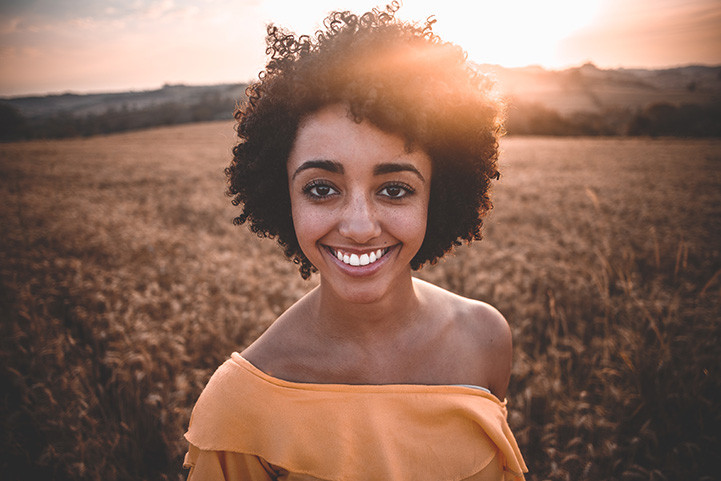
#> input picture test.jpg, 721 x 481 px
$ jupyter execute test_face_detection.ipynb   (shell and % lines are left out)
#> lines starting #> are read from the running program, lines starting #| are printed output that depends on the picture; after the words box and inside, x2 and y2 are one past the last pixel; in counts of white or black regions, pixels touching at a corner belong together
[cell 1]
import cv2
import sys
from matplotlib import pyplot as plt

[cell 2]
face_cascade = cv2.CascadeClassifier(cv2.data.haarcascades +"haarcascade_frontalface_default.xml")
img = cv2.imread('./test.jpg')
#> img is the input picture: shape (481, 721, 3); mean B, G, R 91.8, 107, 140.5

plt.imshow(cv2.cvtColor(img, cv2.COLOR_BGR2RGB))
plt.show()

[cell 3]
gray = cv2.cvtColor(img, cv2.COLOR_BGR2GRAY)
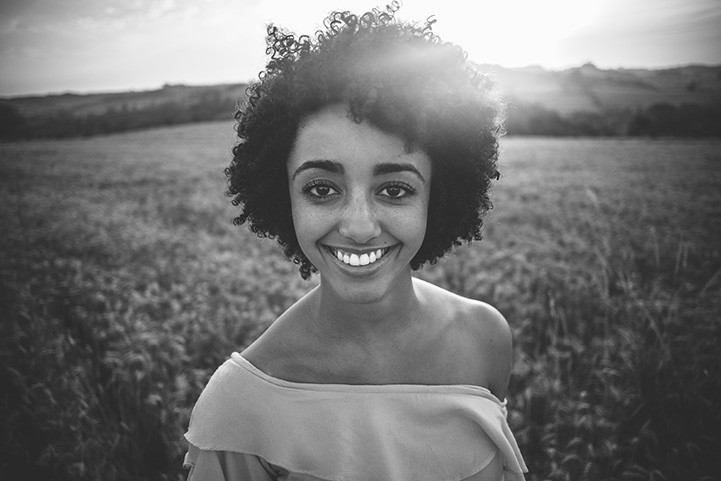
#> gray: shape (481, 721); min 17, max 255, mean 115.3
plt.imshow(cv2.cvtColor(gray, cv2.COLOR_BGR2RGB))
plt.show()

[cell 4]
faces = face_cascade.detectMultiScale(gray, 1.1, 4)
#> faces = [[265, 114, 186, 186]]
print(faces)
#| [[265 114 186 186]]

[cell 5]
for x, y, w, h in faces:
    cv2.rectangle(img, (x, y), (x+w, y+h), (255, 0, 0), 2)
#> this loop made 1 pass
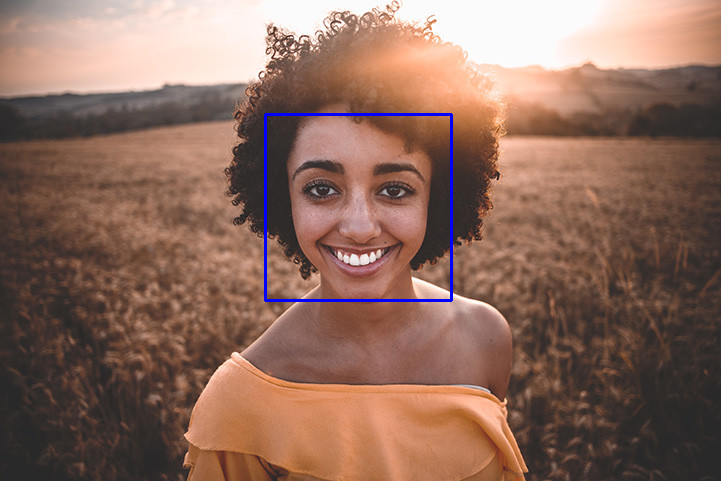
#> img: shape (481, 721, 3); 0.64% of pixels changed, all inside (x1, y1, x2, y2) = (264, 113, 453, 302)

plt.imshow(cv2.cvtColor(img, cv2.COLOR_BGR2RGB))
plt.show()

$ run again, with friends1.jpg copied over test.jpg
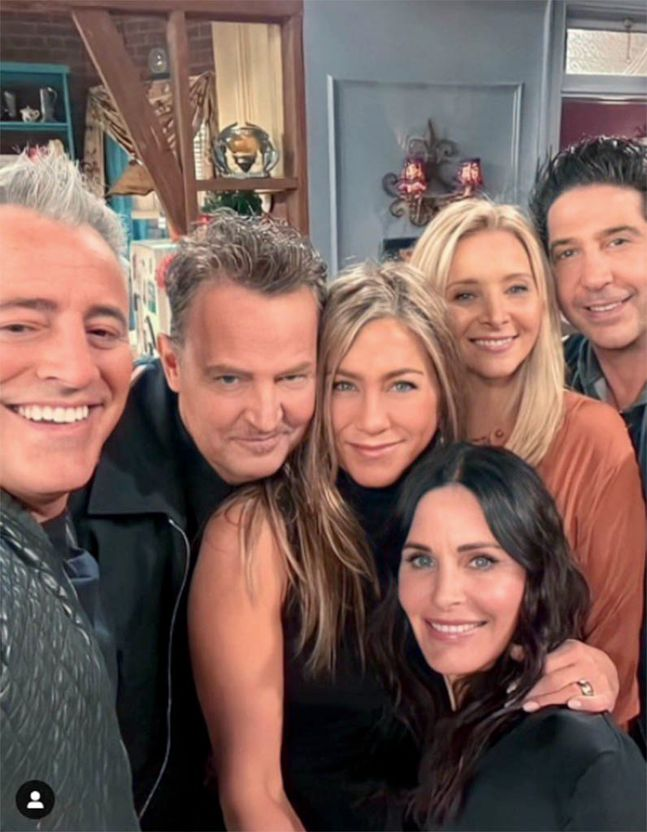
#> input picture friends1.jpg, 647 x 832 px
#> img is the input picture: shape (832, 647, 3); mean B, G, R 89.5, 96.5, 123.3
#> `gray = cv2.cvtColor(img, cv2.COLOR_BGR2GRAY)`:
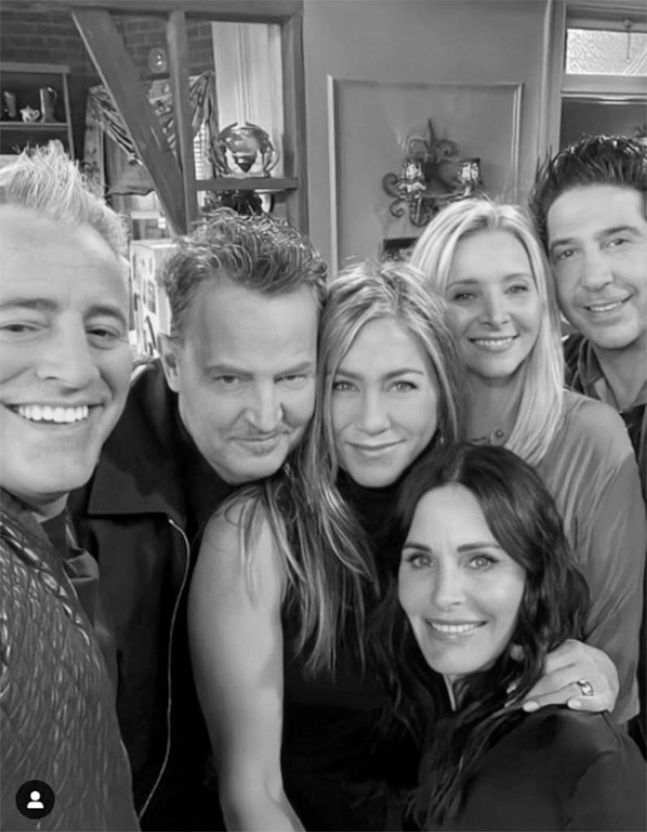
#> gray: shape (832, 647); min 0, max 255, mean 103.7
#> faces = [[377, 506, 151, 151], [307, 334, 137, 137], [431, 242, 129, 129], [179, 322, 151, 151]]
#| [[377 506 151 151]
#|  [307 334 137 137]
#|  [431 242 129 129]
#|  [179 322 151 151]]
#> the loop `for x, y, w, h in faces:` made 4 passes
#> after the loop `for x, y, w, h in faces:`:
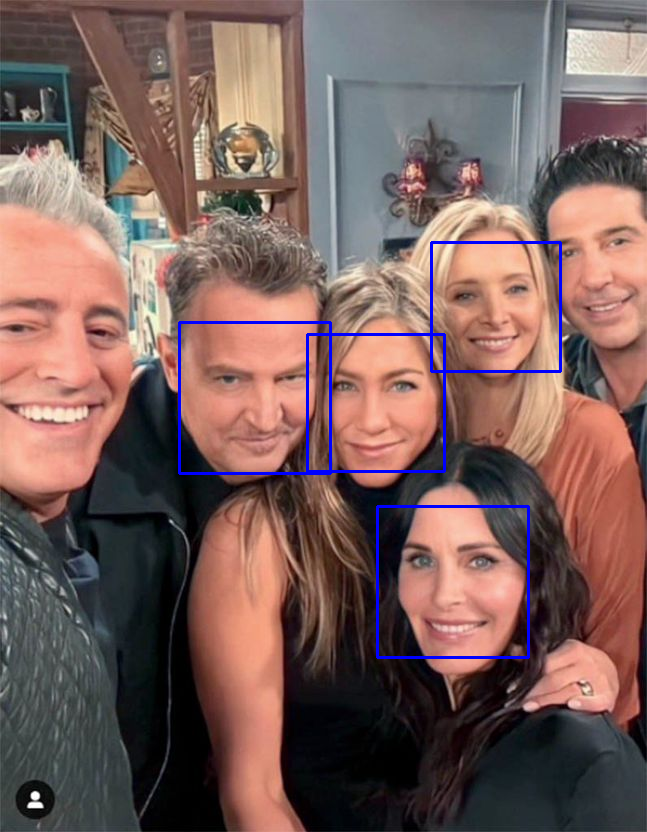
#> img: shape (832, 647, 3); 1.25% of pixels changed, all inside (x1, y1, x2, y2) = (178, 241, 562, 659)
